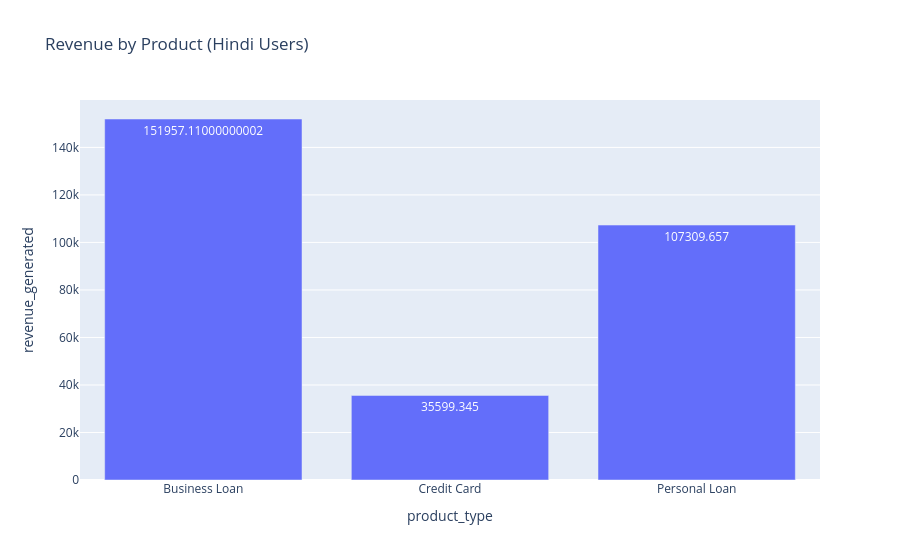

Notebook source saved alongside this figure:
### Code cell
import plotly.express as px

fig = px.bar(
    hindi_product,
    x='product_type',
    y='revenue_generated',
    text='revenue_generated',
    title='Revenue by Product (Hindi Users)'
)

fig.show()

### Figure 1 — Plotly figure (JSON) as saved in the notebook; plotly's stock layout.template omitted (floating-point values rounded to 4 significant figures)
{"data": [{"hovertemplate": "product_type=%{x}<br>revenue_generated=%{text}<extra></extra>", "legendgroup": "", "marker": {"color": "#636efa", "pattern": {"shape": ""}}, "name": "", "orientation": "v", "showlegend": false, "text": [152000.0, 35600.0, 107300.0], "textposition": "auto", "type": "bar", "x": ["Business Loan", "Credit Card", "Personal Loan"], "xaxis": "x", "y": [152000.0, 35600.0, 107300.0], "yaxis": "y"}], "layout": {"barmode": "relative", "legend": {"tracegroupgap": 0}, "title": {"text": "Revenue by Product (Hindi Users)"}, "xaxis": {"anchor": "y", "domain": [0, 1], "title": {"text": "product_type"}}, "yaxis": {"anchor": "x", "domain": [0, 1], "title": {"text": "revenue_generated"}}}}
